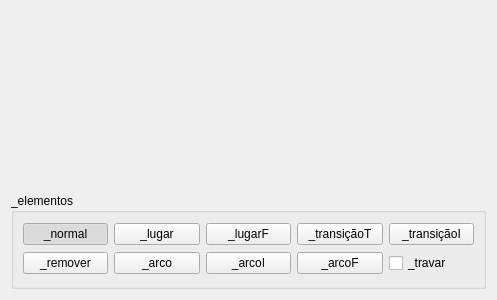
<?xml version="1.0" encoding="UTF-8"?>
<ui version="4.0">
 <class>PetriDesign</class>
 <widget class="QWidget" name="PetriDesign">
  <property name="geometry">
   <rect>
    <x>0</x>
    <y>0</y>
    <width>493</width>
    <height>300</height>
   </rect>
  </property>
  <property name="windowTitle">
   <string>Form</string>
  </property>
  <layout class="QGridLayout" name="gridLayout_2">
   <item row="0" column="0">
    <widget class="PetriView" name="widget" native="true"/>
   </item>
   <item row="1" column="0">
    <widget class="QGroupBox" name="gbButtons">
     <property name="minimumSize">
      <size>
       <width>475</width>
       <height>96</height>
      </size>
     </property>
     <property name="maximumSize">
      <size>
       <width>475</width>
       <height>96</height>
      </size>
     </property>
     <property name="title">
      <string>_elementos</string>
     </property>
     <property name="flat">
      <bool>true</bool>
     </property>
     <layout class="QGridLayout" name="gridLayout">
      <item row="0" column="0">
       <widget class="QPushButton" name="bt_normal">
        <property name="text">
         <string>_normal</string>
        </property>
        <property name="checkable">
         <bool>true</bool>
        </property>
        <property name="checked">
         <bool>true</bool>
        </property>
       </widget>
      </item>
      <item row="0" column="1">
       <widget class="QPushButton" name="bt_place">
        <property name="text">
         <string>_lugar</string>
        </property>
        <property name="checkable">
         <bool>true</bool>
        </property>
       </widget>
      </item>
      <item row="0" column="2">
       <widget class="QPushButton" name="bt_fplace">
        <property name="text">
         <string>_lugarF</string>
        </property>
        <property name="checkable">
         <bool>true</bool>
        </property>
       </widget>
      </item>
      <item row="0" column="3">
       <widget class="QPushButton" name="bt_ttrans">
        <property name="text">
         <string>_transiçãoT</string>
        </property>
        <property name="checkable">
         <bool>true</bool>
        </property>
       </widget>
      </item>
      <item row="0" column="4">
       <widget class="QPushButton" name="bt_itrans">
        <property name="text">
         <string>_transiçãoI</string>
        </property>
        <property name="checkable">
         <bool>true</bool>
        </property>
       </widget>
      </item>
      <item row="1" column="0">
       <widget class="QPushButton" name="bt_remove">
        <property name="text">
         <string>_remover</string>
        </property>
        <property name="checkable">
         <bool>true</bool>
        </property>
       </widget>
      </item>
      <item row="1" column="1">
       <widget class="QPushButton" name="bt_arc">
        <property name="text">
         <string>_arco</string>
        </property>
        <property name="checkable">
         <bool>true</bool>
        </property>
       </widget>
      </item>
      <item row="1" column="2">
       <widget class="QPushButton" name="bt_iarc">
        <property name="text">
         <string>_arcoI</string>
        </property>
        <property name="checkable">
         <bool>true</bool>
        </property>
       </widget>
      </item>
      <item row="1" column="3">
       <widget class="QPushButton" name="bt_farc">
        <property name="text">
         <string>_arcoF</string>
        </property>
        <property name="checkable">
         <bool>true</bool>
        </property>
       </widget>
      </item>
      <item row="1" column="4">
       <widget class="QCheckBox" name="cb_lock">
        <property name="text">
         <string>_travar</string>
        </property>
       </widget>
      </item>
     </layout>
    </widget>
   </item>
  </layout>
 </widget>
 <customwidgets>
  <customwidget>
   <class>PetriView</class>
   <extends>QWidget</extends>
   <header>diagram/petriview.h</header>
   <container>1</container>
  </customwidget>
 </customwidgets>
 <resources/>
 <connections/>
</ui>
